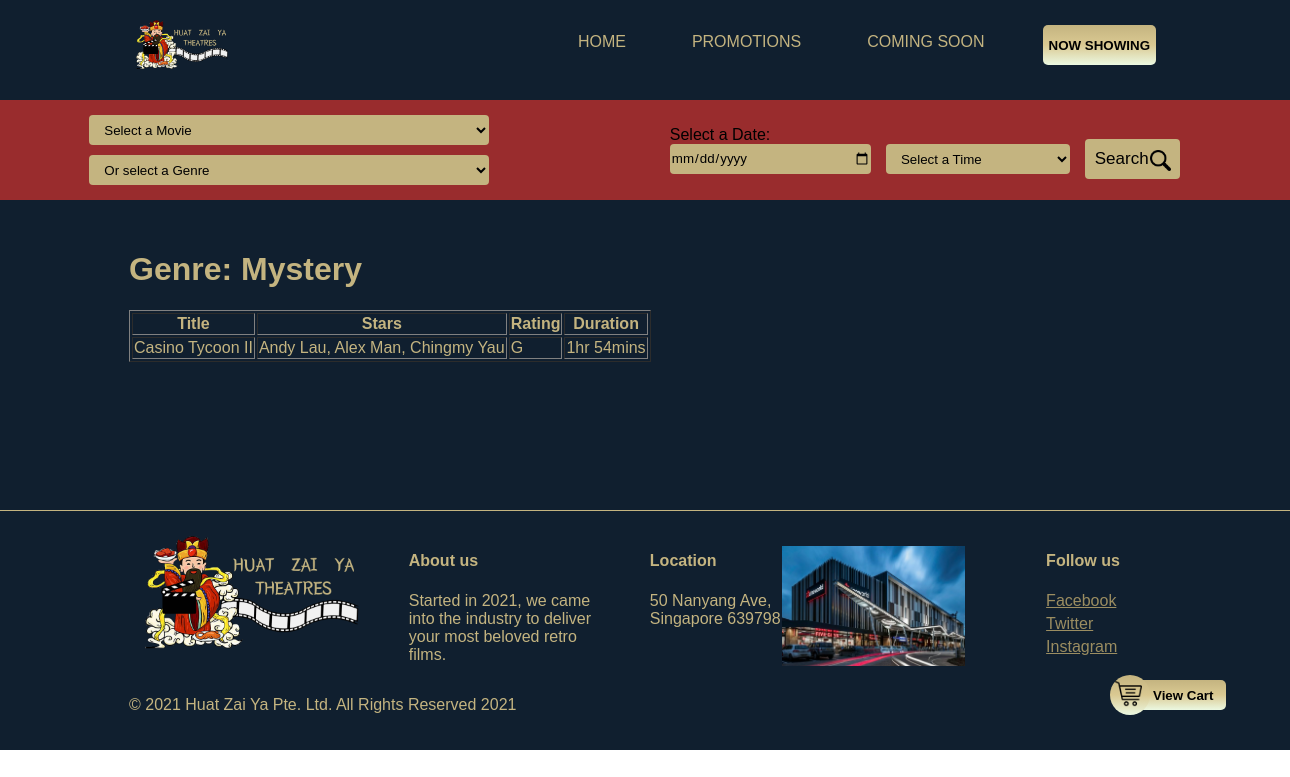
Screenshot of /genre.php?genre=4 with the database file from the repository.
### tables this page shows
CREATE TABLE IF NOT EXISTS `Genre` (
  `genreID` int(11) NOT NULL AUTO_INCREMENT,
  `genre` varchar(50) NOT NULL,
  PRIMARY KEY (`genreID`)
);

CREATE TABLE IF NOT EXISTS `Movie` (
  `movieID` int(50) NOT NULL AUTO_INCREMENT,
  `movieName` varchar(80) NOT NULL,
  `movieRating` varchar(6) NOT NULL,
  `movieStars` text NOT NULL,
  `movieDetails` text NOT NULL,
  `movieDuration` varchar(10) NOT NULL,
  PRIMARY KEY (`movieID`)
);

### genre.php (the view, shortened to what this page needs)
<!DOCTYPE html>
<html lang="en">
<head>
	<link rel="stylesheet" href="style.php">
</head>
<?php
  @ $db = new mysqli('localhost', 'f32ee', 'f32ee', 'f32ee');
    ?>
<body style="margin:0px;">
	<div class="cart-button" onclick="window.location.href='ViewCart.php'">
		<div class="cart-icon"><img src="assets/cart.png"
				style="align-items: center; vertical-align: middle; justify-content: center;" width="90%">
		</div>
		<button class="cart-text">View Cart</button>
	</div>
	<div id="container">
		<div id="header">
			<div id="navbar">
				<ul class="top-navbar">
					<div class="navbar-links">
						<li style="margin-right: 0;"><button class="cta-button"
								onclick="location.href='now-showing.php'">NOW SHOWING</button>
						</li>
						<li><a href="coming-soon.php">COMING SOON</a></li>
						<li><a href="promotions.php">PROMOTIONS</a></li>
						<li><a href="index.php">HOME</a></li>
					</div>
					<img class="logo-img" src="./assets/logo.png" width="10%"
						onclick="window.location.href='index.php'">
				</ul>
			</div>
			<div id="search-bar-section">
				<div id="search-bar">
					<form method="post" style="width: 100%; height: 100%; display: flex; justify-content: center;
    align-items: center; vertical-align: middle;">
						<div class="search-bar-selection-container-1">
							<select name="movies" class="search-bar-selection-1" id="movies">
								<option value="" disabled selected>&nbsp;&nbsp;&nbsp;Select a Movie</option>
							</select>
							<select name="genre" id="genre" class="search-bar-selection-1">
								<option value="" disabled selected>&nbsp;&nbsp;&nbsp;Or select a Genre</option>
							</select>
						</div>
						<div class="search-bar-selection-container-2">
							<div style="display: inline-flex; flex-direction: column;">
								<label for=" date" class="search-bar-selection-label">Select
									a Date:</label>
								<input type="date" name="Date" id="Date" class="search-bar-selection-2">
							</div>
							<select name="time" id="time" class="search-bar-selection-2">
								<option value="" disabled selected>&nbsp;&nbsp;&nbsp;Select a Time</option>
							</select>
							<input type="reset" value="Search" class="search-bar-button" id="search"
								onclick="myFunction()">
							<img src="assets/search.png" width="4%"
								style="position: relative; transform: translate(-30px, -3px);">
						</div>
					</form>
				</div>
			</div>
		</div>
		<div id="content-section">
			<?php
            $genre = $_GET['genre'];
            $movie8 = "SELECT genre FROM Genre where genreID =".$genre.";";
            $movie8 = $db->query($movie8);
            if ($movie8 ->num_rows >0){
              while ($row = $movie8->fetch_assoc()){
              $moviegenre1 = $row["genre"];
              }}
              echo "<h1>Genre: ".$moviegenre1."</h1>";
            echo "<table border='1'>
            <tr>
            <th>Title</th>
			<th>Stars</th>
            <th>Rating</th>
            <th>Duration</th>";
            $movie = 'select Movie.movieName, Movie.movieRating, Movie.movieStars, Movie.movieDuration from Movie inner join Movie_genre on Movie.movieID = Movie_genre.movieID inner join Genre on Movie_genre.genreID = Genre.genreID where Genre.genreID ='.$genre.';';
            $movie = $db->query($movie);
            if ($movie ->num_rows >0){
            while ($row = $movie->fetch_assoc()){
             echo "<tr>";
             echo"<td>".$row["movieName"]."</td>";
             echo"<td>".$row["movieStars"]."</td>";
             echo"<td>".$row["movieRating"]."</td>";
             echo"<td>".$row["movieDuration"]."</td>";
             echo"</tr>";
            }}
            else{
				echo"</table>";
                echo"No match found";
            }
            echo"</table>";
?>
		</div>
		<footer id="footer">
			<div style="display: flex;">
				<img src=" assets/logo.png" height="120px">
				<div style="width: 100%; display: flex;justify-content: space-evenly;">
					<div style="flex-direction: column;">
						<h4>
							About us
						</h4>
						<p style="width: 200px;">Started in 2021, we came into the industry to deliver your most
							beloved
							retro films.
						</p>
					</div>
					<div style="flex-direction: column;">
						<h4>
							Location
						</h4>
						<p>
							50 Nanyang Ave,<br>Singapore 639798
						</p>
					</div>
					<img src=" assets/location.jpg" height="120px" style="transform: translate(-40px,15px);">
					<div style="flex-direction: column;">
						<h4>
							Follow us
						</h4>
						<ul>
							<li>
								<a href="www.facebook.com">Facebook</a>
							</li>
							<li>
								<a href="www.twitter.com">Twitter</a>
							</li>
							<li>
								<a href="www.instagram.com">Instagram</a>
							</li>
						</ul>
					</div>
				</div>
			</div>
			<p>© 2021 Huat Zai Ya Pte. Ltd. All Rights
				Reserved 2021
			</p>
		</footer>
</body>
</html>

### rows the page displays
genre: genre "Mystery"
movie: movieName "Casino Tycoon II", movieStars "Andy Lau, Alex Man, Chingmy Yau", movieRating "G", movieDuration "1hr 54mins"
